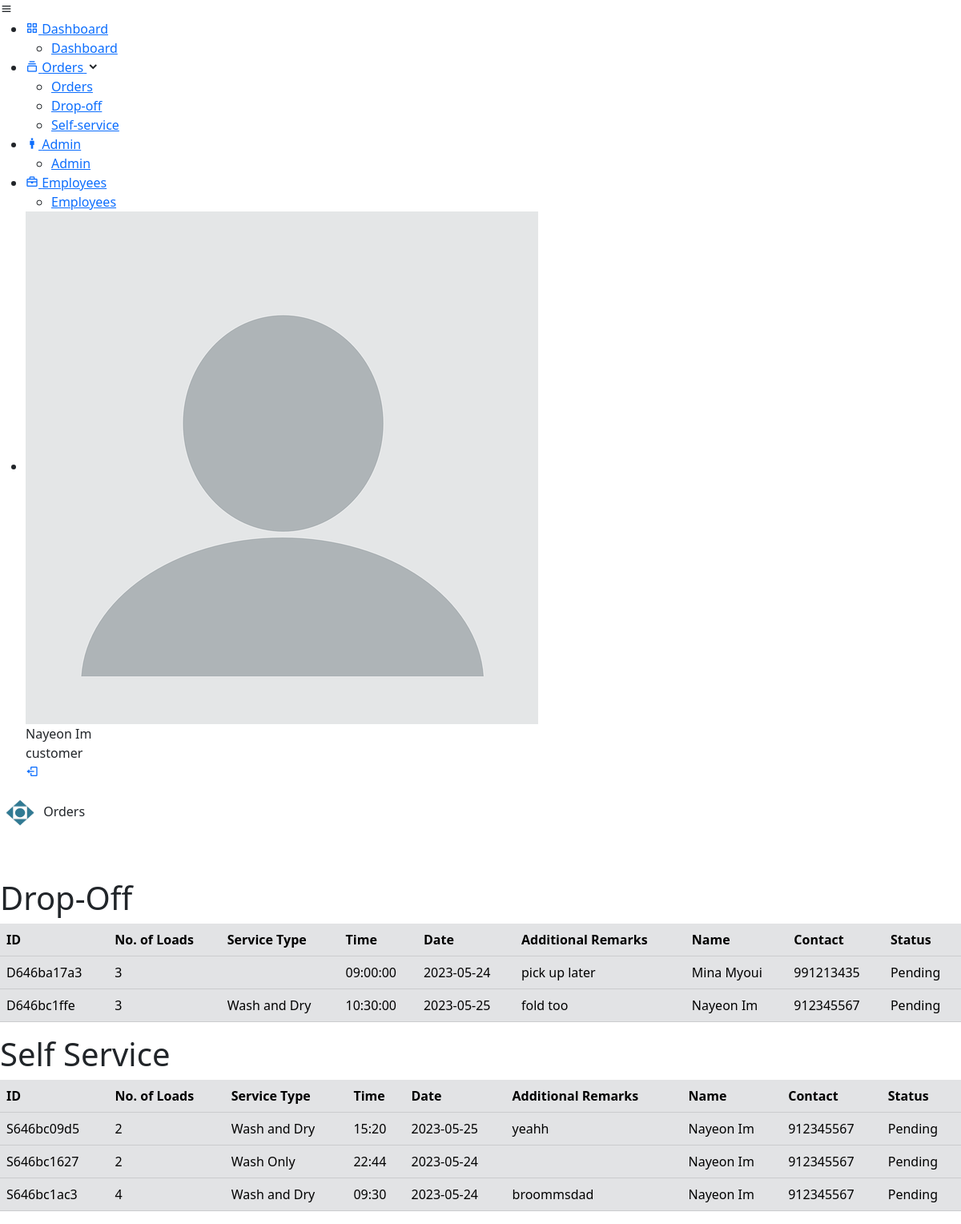
The app's page /admin/orders.php (signed in) with its own data.
### tables this page shows
CREATE TABLE `users` (
  `userId` int(11) NOT NULL,
  `name` varchar(100) DEFAULT NULL,
  `email` varchar(50) DEFAULT NULL,
  `password` varchar(50) DEFAULT NULL,
  `contactNo` int(11) DEFAULT NULL,
  `role` varchar(10) DEFAULT NULL
);

CREATE TABLE `dropoff` (
  `dropOffId` varchar(10) NOT NULL,
  `numberOfLoads` int(11) DEFAULT NULL,
  `serviceType` enum('Wash and Dry','Wash Only','Dry Only') NOT NULL,
  `timeSlot` time DEFAULT NULL,
  `bookingDate` date DEFAULT NULL,
  `additionalRemarks` varchar(255) DEFAULT NULL,
  `userId` int(11) DEFAULT NULL,
  `status` enum('Pending','Confirmed','Completed') NOT NULL
);

CREATE TABLE `selfservice` (
  `selfServiceId` varchar(10) NOT NULL,
  `numberOfLoads` int(11) DEFAULT NULL,
  `serviceType` enum('Wash and Dry','Wash Only','Dry Only') DEFAULT NULL,
  `timeSlot` varchar(20) DEFAULT NULL,
  `bookingDate` date DEFAULT NULL,
  `additionalRemarks` varchar(255) DEFAULT NULL,
  `userId` int(11) DEFAULT NULL,
  `status` enum('Pending','Confirmed','Completed') NOT NULL
);

### admin/orders.php (the view, shortened to what this page needs)
<?php include('partials/adminDashboard.php'); ?>
<?php
include "../dbconn.php";
$sql1 = "SELECT * FROM selfService";
$result1 = mysqli_query($conn, $sql1);
$sql2 = "SELECT * FROM dropOff";
$result2 = mysqli_query($conn, $sql2);
?>
<section class="home-section">
    <div class="home-content">
        <img src="../img/pashlogo.png" width="50" height="45">
        <span class="text">Orders</span>
    </div>
      <div class = "table-responsive" style="margin-top: 5%">
      <h1>Drop-Off</h1>
          <table class = "table table-secondary table-hover" id = "bookings" width = "80%" cellspacing = "0">
              <thead  class="thead-dark">
                  <tr>
                      <th>ID</th>
                      <th>No. of Loads</th>
                      <th>Service Type</th>
                      <th>Time</th>
                      <th>Date</th>
                      <th>Additional Remarks</th>
                      <th>Name</th>
                      <th>Contact</th>
                      <th>Status</th>
                  </tr>
              </thead>
              <tbody>
              <?php
              if(mysqli_num_rows($result2) > 0) {
                  while($row = mysqli_fetch_assoc($result2)){
                      $userId = $row['userId'];
                        $userSql = "SELECT * FROM users WHERE userId = '$userId'";
                        $userResult = mysqli_query($conn, $userSql);
                        $userRow = mysqli_fetch_assoc($userResult);
                        ?>
                      <tr>
                          <td><?php echo $row['dropOffId']; ?></td>
                          <td><?php echo $row['numberOfLoads']; ?></td>
                          <td><?php echo $row['serviceType']; ?></td>
                          <td><?php echo $row['timeSlot']; ?></td>
                          <td><?php echo $row['bookingDate']; ?></td>
                          <td><?php echo $row['additionalRemarks']; ?></td>
                          <td><?php echo $userRow['name']; ?></td>
                          <td><?php echo $userRow['contactNo']; ?></td>
                          <td><?php echo $row['status']; ?></td>
                      </tr>
                  <?php
                  }
              }
              else {
                  echo "<tr><td colspan='6'>No Bookings</td></tr>";
              }
              ?>
              </tbody>
          </table>
      </div>
      <div class="table-responsive">
        <h1>Self Service</h1>
        <table class="table table-secondary table-hover" id="bookings" width="50%" cellspacing="0">
            <thead class="thead-dark">
                <tr>
                    <th>ID</th>
                    <th>No. of Loads</th>
                    <th>Service Type</th>
                    <th>Time</th>
                    <th>Date</th>
                    <th>Additional Remarks</th>
                    <th>Name</th>
                    <th>Contact</th>
                    <th>Status</th>
                </tr>
            </thead>
            <tbody>
                <?php
                if (mysqli_num_rows($result1) > 0) {
                    while ($row = mysqli_fetch_assoc($result1)) {
                        $userId = $row['userId'];
                        $userSql = "SELECT * FROM users WHERE userId = '$userId'";
                        $userResult = mysqli_query($conn, $userSql);
                        $userRow = mysqli_fetch_assoc($userResult);
                        ?>
                        <tr>
                            <td><?php echo $row['selfServiceId']; ?></td>
                            <td><?php echo $row['numberOfLoads']; ?></td>
                            <td><?php echo $row['serviceType']; ?></td>
                            <td><?php echo $row['timeSlot']; ?></td>
                            <td><?php echo $row['bookingDate']; ?></td>
                            <td><?php echo $row['additionalRemarks']; ?></td>
                            <td><?php echo $userRow['name']; ?></td>
                            <td><?php echo $userRow['contactNo']; ?></td>
                            <td><?php echo $row['status']; ?></td>
                        </tr>
                <?php
                    }
                } else {
                    echo "<tr><td colspan='8'>No Bookings</td></tr>";
                }
                ?>
            </tbody>
        </table>
    </div>
</section>

### admin/partials/adminDashboard.php (shortened to what this page needs)
<!DOCTYPE html>
<html lang="en">
  <head>
    <link rel="stylesheet" href="admin.scss" />
    <link rel="stylesheet" href="../css/admin.css"/>
    <link href="https://unpkg.com/boxicons@2.1.2/css/boxicons.min.css" rel="stylesheet"/>
    <link rel="stylesheet" href="../bootstrap/css/bootstrap.css">
  </head>
  <body>
  <div class="sidebar close">
    <div class="logo-details">
        <i class='bx bx-menu' ></i>
    </div>
    <ul class="nav-links">
      <li>
        <a href="dashboard.php">
          <i class='bx bx-grid-alt'></i>
          <span class="link_name">Dashboard</span>
        </a>
        <ul class="sub-menu blank">
          <li><a class="link_name" href="dashboard.php">Dashboard</a></li>
        </ul>
      </li>
      <li>
        <div class="iocn-link">
          <a href="orders.php">
            <i class='bx bx-collection' ></i>
            <span class="link_name">Orders</span>
          </a>
          <i class='bx bxs-chevron-down arrow' ></i>
        </div>
        <ul class="sub-menu">
          <li><a class="link_name" href="orders.php">Orders</a></li>
          <li><a href="#dropoff">Drop-off</a></li>
          <li><a href="#selfservice">Self-service</a></li>
        </ul>
      </li>
      <li>
        <a href="admins.php">
        <i class=" bx bx-male"></i>
          <span class="link_name">Admin</span>
        </a>
        <ul class="sub-menu">
          <li><a class="link_name" href="admins.php">Admin</a></li>
        </ul>
      </li>
      <li>
        <a href="employees.php">
          <i class='bx bx-briefcase' ></i>
          <span class="link_name">Employees</span>
        </a>
        <ul class="sub-menu">
          <li><a class="link_name" href="employees.php">Employees</a></li>
        </ul>
      </li>
    <li>
    <div class="profile-details">
      <div class="profile-content">
        <img src="../img/image-profile.png" alt="profileImg">
      </div>
      <div class="name-job">
      <?php
          include "../dbconn.php";
          if (isset($_SESSION['userId'])) {
            $userId = $_SESSION['userId'];
            $sql = "SELECT * FROM users WHERE userId = $userId";
            $result = mysqli_query($conn, $sql);
            if (mysqli_num_rows($result) === 1) {
              $row = mysqli_fetch_assoc($result);
              ?>
              <div class="profile_name"><?php echo $row['name']; ?></div>
              <div class="job"><?php echo $row['role']; ?></div>
              </div>
              <a href="adminLogout.php" class="logout-link">
                <i class='bx bx-log-out' role="button"></i>
              </a>
              </div>
              <?php
            }
          }
      ?>
</ul>
</div>
</body>
</html>

### records on screen
users: name "Nayeon Im", role "customer"
dropoff: dropOffId "D646ba17a3", numberOfLoads "3", timeSlot "09:00:00", bookingDate "2023-05-24", additionalRemarks "pick up later", userId.name "Mina Myoui", userId.contactNo "991213435", status "Pending"
dropoff: dropOffId "D646bc1ffe", numberOfLoads "3", serviceType "Wash and Dry", timeSlot "10:30:00", bookingDate "2023-05-25", additionalRemarks "fold too", userId.name "Nayeon Im", userId.contactNo "912345567", status "Pending"
selfservice: selfServiceId "S646bc09d5", numberOfLoads "2", serviceType "Wash and Dry", timeSlot "15:20", bookingDate "2023-05-25", additionalRemarks "yeahh", userId.name "Nayeon Im", userId.contactNo "912345567", status "Pending"
selfservice: selfServiceId "S646bc1627", numberOfLoads "2", serviceType "Wash Only", timeSlot "22:44", bookingDate "2023-05-24", userId.name "Nayeon Im", userId.contactNo "912345567", status "Pending"
selfservice: selfServiceId "S646bc1ac3", numberOfLoads "4", serviceType "Wash and Dry", timeSlot "09:30", bookingDate "2023-05-24", additionalRemarks "broommsdad", userId.name "Nayeon Im", userId.contactNo "912345567", status "Pending"
